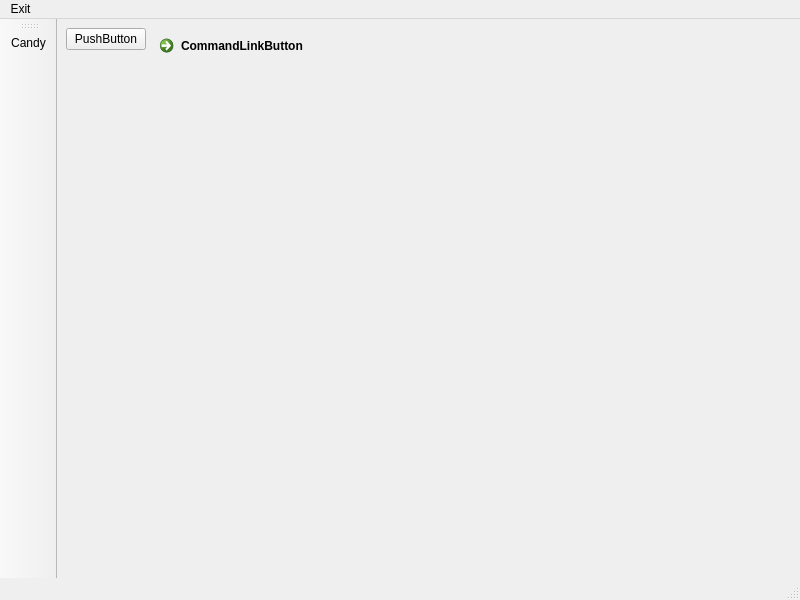
<?xml version="1.0" encoding="UTF-8"?>
<ui version="4.0">
 <class>MainWindow</class>
 <widget class="QMainWindow" name="MainWindow">
  <property name="geometry">
   <rect>
    <x>0</x>
    <y>0</y>
    <width>800</width>
    <height>600</height>
   </rect>
  </property>
  <property name="windowTitle">
   <string>MainWindow</string>
  </property>
  <widget class="QWidget" name="centralwidget">
   <layout class="QFormLayout" name="formLayout">
    <item row="0" column="0">
     <widget class="QPushButton" name="pushButton">
      <property name="text">
       <string>PushButton</string>
      </property>
     </widget>
    </item>
    <item row="0" column="1">
     <widget class="QCommandLinkButton" name="commandLinkButton">
      <property name="text">
       <string>CommandLinkButton</string>
      </property>
      <property name="icon">
       <iconset resource="resources.qrc">
        <normaloff>:/icons/assets/candy.png</normaloff>:/icons/assets/candy.png</iconset>
      </property>
     </widget>
    </item>
   </layout>
  </widget>
  <widget class="QMenuBar" name="menubar">
   <property name="geometry">
    <rect>
     <x>0</x>
     <y>0</y>
     <width>800</width>
     <height>21</height>
    </rect>
   </property>
   <widget class="QMenu" name="menuExit">
    <property name="title">
     <string>Exit</string>
    </property>
   </widget>
   <addaction name="menuExit"/>
  </widget>
  <widget class="QStatusBar" name="statusbar"/>
  <widget class="QToolBar" name="toolBar">
   <property name="windowTitle">
    <string>toolBar</string>
   </property>
   <property name="layoutDirection">
    <enum>Qt::LeftToRight</enum>
   </property>
   <attribute name="toolBarArea">
    <enum>LeftToolBarArea</enum>
   </attribute>
   <attribute name="toolBarBreak">
    <bool>false</bool>
   </attribute>
   <addaction name="actionCandy"/>
  </widget>
  <action name="actionCandy">
   <property name="icon">
    <iconset resource="resources.qrc">
     <normaloff>:/icons/assets/candy.svg</normaloff>:/icons/assets/candy.svg</iconset>
   </property>
   <property name="text">
    <string>Candy</string>
   </property>
   <property name="toolTip">
    <string>&lt;html&gt;&lt;head/&gt;&lt;body&gt;&lt;p&gt;Candy&lt;/p&gt;&lt;/body&gt;&lt;/html&gt;</string>
   </property>
  </action>
 </widget>
 <resources>
  <include location="resources.qrc"/>
 </resources>
 <connections/>
</ui>
